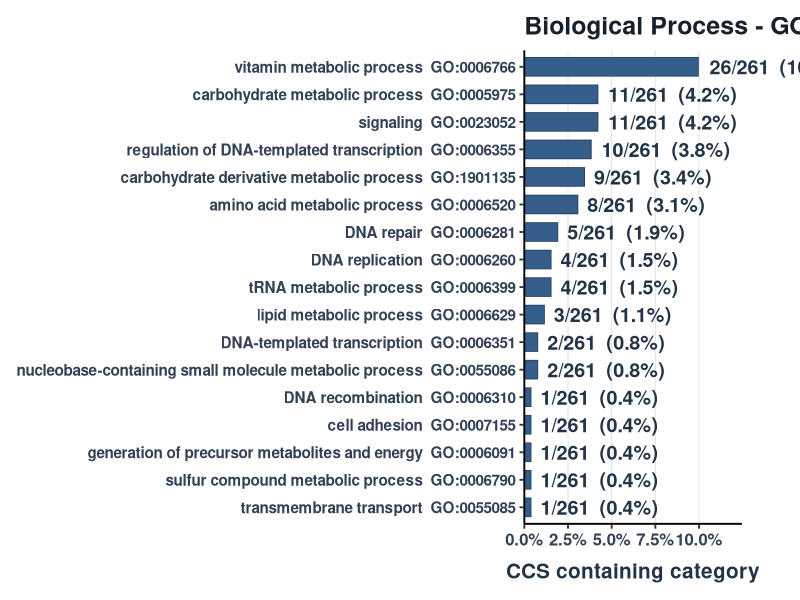
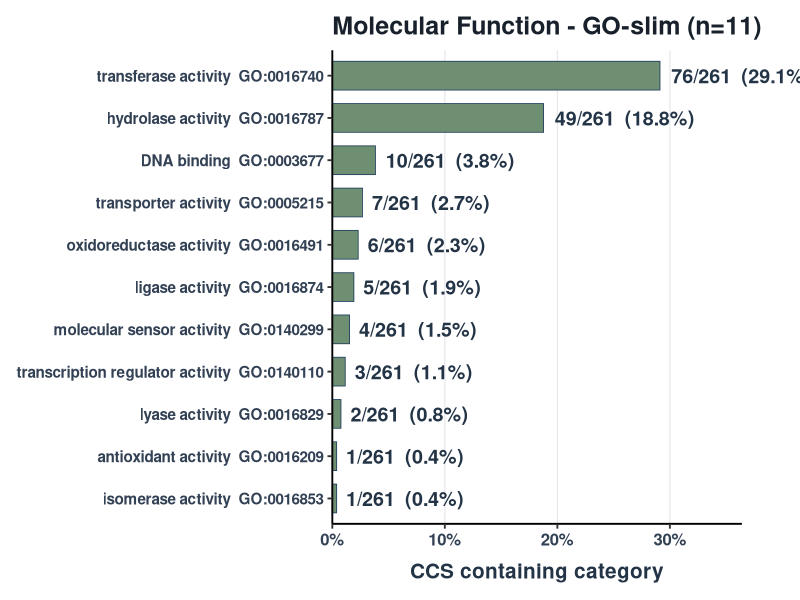
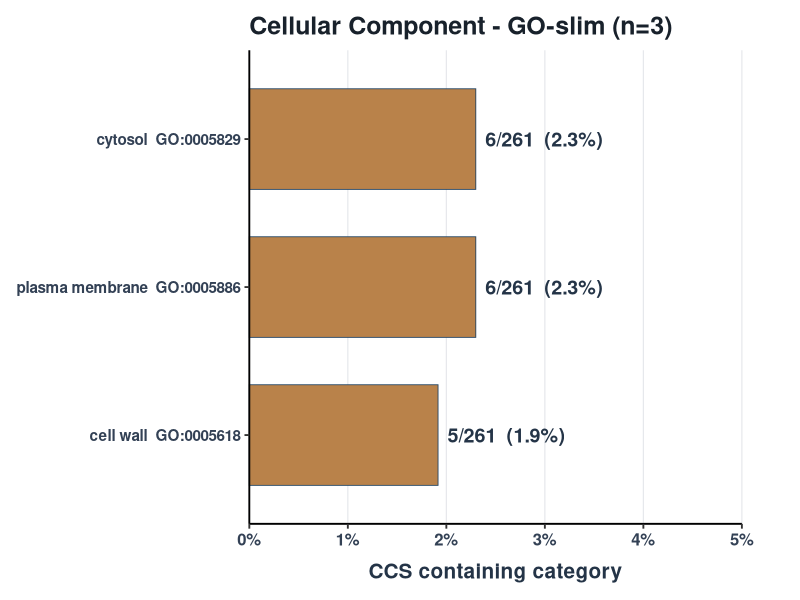

Write the R code that produced these figures, in order.
library(ggplot2)
library(dplyr)
library(readr)
library(scales)

go_slim <- read_tsv(
  "./go_slim_category_summary.tsv",
  show_col_types = FALSE
)

theme_ntc <- theme_classic(base_size = 14) +
  theme(
    # Plot title
    plot.title = element_text(
      face = "bold",
      size = 18,
      color = "#18212B"
    ),
    
    # Subtitle
    plot.subtitle = element_text(
      face = "bold",
      color = "#4A5568",
      size = 12
    ),
    
    # Axis titles
    axis.title = element_text(
      face = "bold",
      size = 15,
      color = "#243447"
    ),
    
    # Axis tick labels
    axis.text = element_text(
      face = "bold",
      size = 12,
      color = "#334155"
    ),
    
    plot.margin = margin(12, 42, 12, 12)
  )

group_levels <- c(
  "All ORFs",
  "Target acetyltransferase ORFs",
  "Non-target ORFs"
)

plot_go_aspect <- function(aspect, file_stub, color) {
  
  plot_data <- go_slim %>%
    filter(go_aspect == aspect) %>%
    arrange(ccs_count, desc(goslim_name)) %>%
    mutate(
      display_label = paste(
        goslim_name,
        goslim_id,
        sep = "  "
      ),
      display_label = factor(
        display_label,
        levels = display_label
      ),
      value_label = sprintf(
        "%d/%d  (%.1f%%)",
        ccs_count,
        total_ccs,
        ccs_percent
      )
    )
  
  x_max <- max(
    5,
    max(plot_data$ccs_percent) * 1.25
  )
  
  p <- ggplot(
    plot_data,
    aes(
      x = ccs_percent,
      y = display_label
    )
  ) +
    
    geom_col(
      width = 0.68,
      fill = color,
      color = "#24435F",
      linewidth = 0.30
    ) +
    
    geom_text(
      aes(label = value_label),
      hjust = -0.08,
      size = 5,
      fontface = "bold",
      color = "#243447"
    ) +
    
    scale_x_continuous(
      limits = c(0, x_max),
      labels = label_percent(scale = 1),
      expand = c(0, 0)
    ) +
    
    coord_cartesian(
      clip = "off"
    ) +
    
    labs(
      # use normal "-" instead of Unicode em dash
      title = paste0(
        aspect,
        " - GO-slim (n=",
        nrow(plot_data),
        ")"
      ),
      x = "CCS containing category",
      y = NULL
    ) +
    
    theme_ntc +
    
    theme(
      # GO category labels
      axis.text.y = element_text(
        size = 11,
        face = "bold"
      ),
      
      # Percentage labels on x axis
      axis.text.x = element_text(
        size = 12,
        face = "bold"
      ),
      
      # Specifically make x-axis title prominent
      axis.title.x = element_text(
        size = 15,
        face = "bold",
        margin = margin(t = 10)
      ),
      
      panel.grid.major.x = element_line(
        color = "#E5E7EB",
        linewidth = 0.40
      ),
      
      panel.grid.minor = element_blank()
    )
  
  ggsave(
    paste0(file_stub, ".pdf"),
    p,
    width = 11.5,
    height = max(
      3.6,
      2.2 + 0.38 * nrow(plot_data)
    ),
    units = "in",
    dpi = 320,
    limitsize = FALSE
  )
}

plot_go_aspect(
  "Biological Process",
  "go_slim_biological_process",
  "#355F8A"
)

plot_go_aspect(
  "Molecular Function",
  "go_slim_molecular_function",
  "#6F8F72"
)

plot_go_aspect(
  "Cellular Component",
  "go_slim_cellular_component",
  "#B9824A"
)
